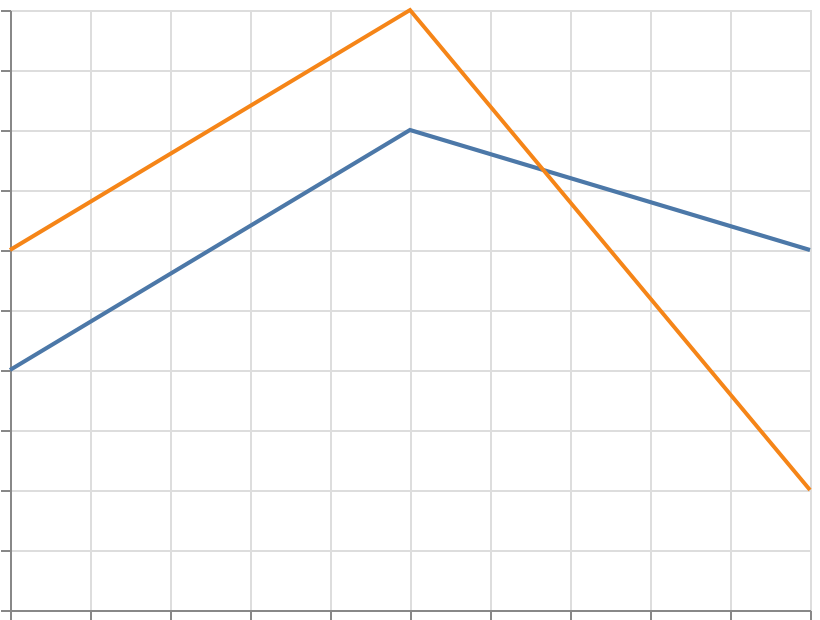

The Vega-Lite source for this figure:
### Vega-Lite specification from a JSON file in a GitHub repository (floating-point values rounded to 4 significant figures)
{"$schema": "https://vega.github.io/schema/vega-lite/v6.json", "width": 400, "height": 300, "padding": 5, "autosize": "none", "data": {"name": "table", "values": [{"x": 1, "y": 2, "cat": "A"}, {"x": 2, "y": 4, "cat": "A"}, {"x": 3, "y": 3, "cat": "A"}, {"x": 1, "y": 3, "cat": "B"}, {"x": 2, "y": 5, "cat": "B"}, {"x": 3, "y": 1, "cat": "B"}]}, "mark": "line", "encoding": {"x": {"field": "x", "type": "quantitative"}, "y": {"field": "y", "type": "quantitative"}, "color": {"field": "cat", "type": "nominal"}}}
